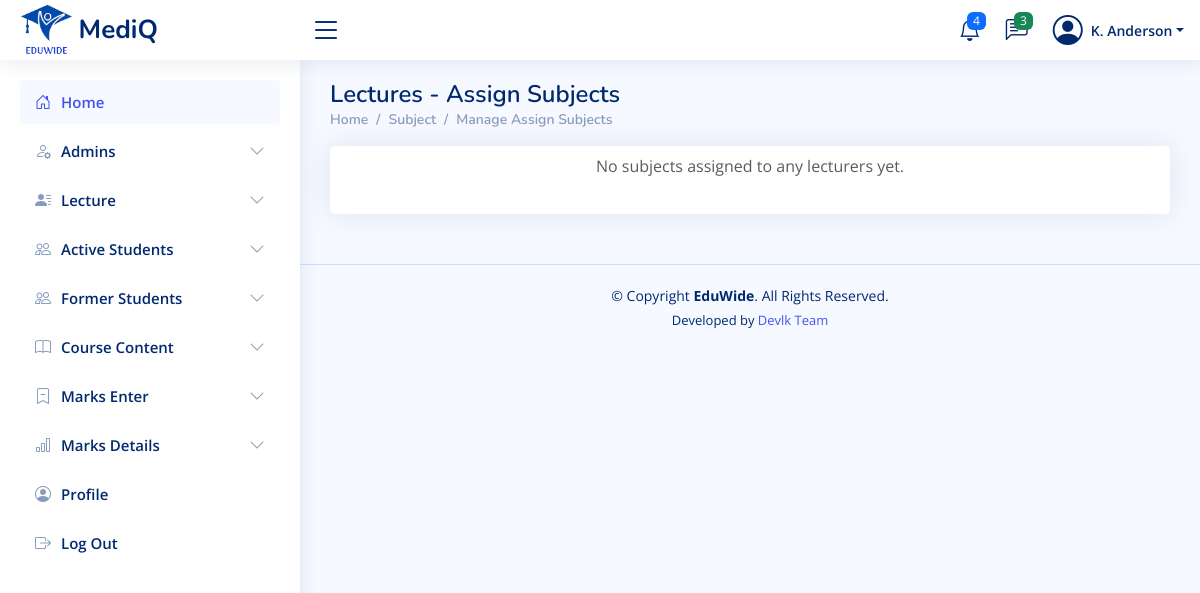
The page /admin/pages-assignments-manage.php (signed in) on the database as committed earlier.
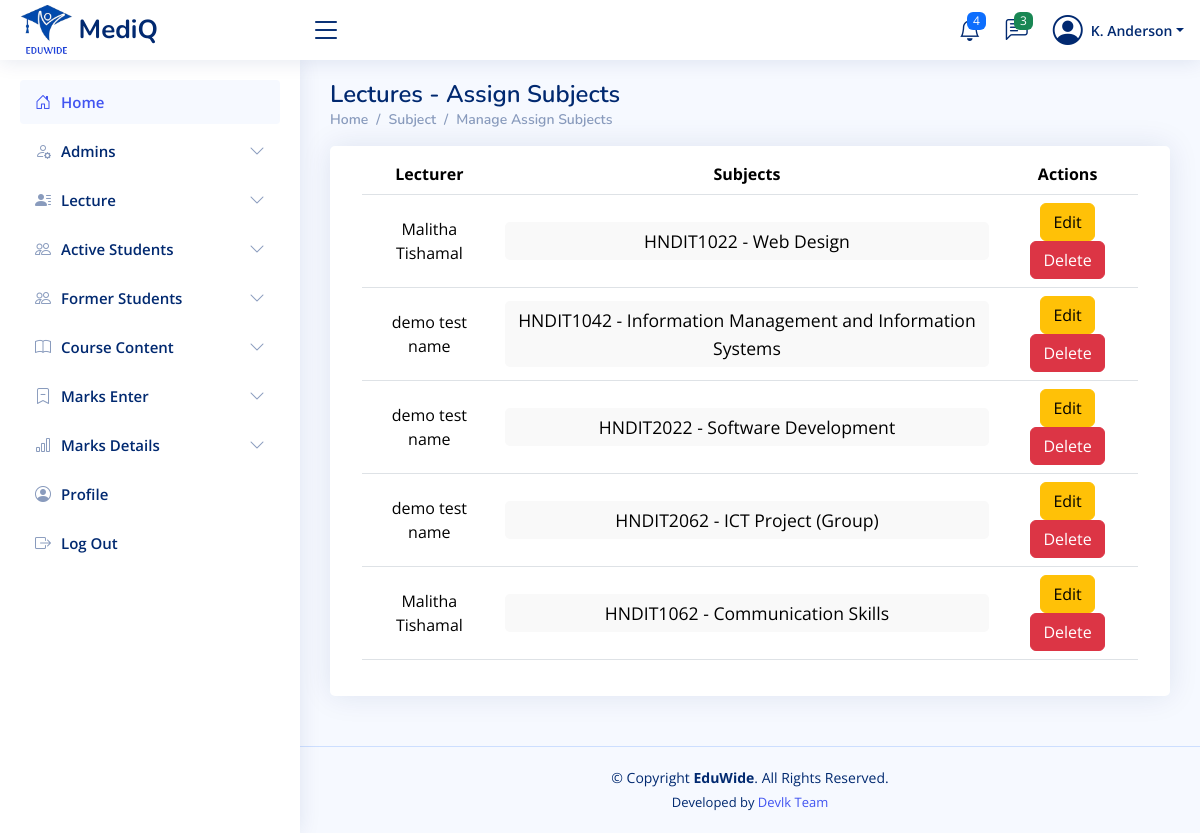
The same page on the database as committed later.
### tables this page shows
CREATE TABLE `lectures_assignment` (
  `id` int(11) NOT NULL,
  `lecturer_id` int(11) DEFAULT NULL,
  `subject_id` int(11) DEFAULT NULL
);

CREATE TABLE `lectures` (
  `id` int(11) NOT NULL,
  `username` varchar(255) NOT NULL,
  `nic` varchar(20) NOT NULL,
  `email` varchar(255) NOT NULL,
  `mobile` varchar(15) DEFAULT NULL,
  `linkedin` varchar(200) NOT NULL,
  `blog` varchar(200) NOT NULL,
  `github` varchar(200) NOT NULL,
  `facebook` varchar(200) NOT NULL,
  `password` varchar(255) NOT NULL,
  `profile_picture` varchar(255) DEFAULT 'uploads/profile_pictures/default.png',
  `created_at` timestamp NOT NULL DEFAULT current_timestamp(),
  `status` varchar(20) DEFAULT 'pending'
);

### admin/pages-assignments-manage.php (the view, shortened to what this page needs)
<?php
require_once '../includes/db-conn.php';
$query = "SELECT la.id as assignment_id,
                 la.lecturer_id,
                 la.subject_id,
                 l.username,
                 GROUP_CONCAT(s.code ORDER BY s.code) AS subject_codes,
                 GROUP_CONCAT(s.name ORDER BY s.name) AS subject_names
          FROM lectures_assignment la
          JOIN lectures l ON la.lecturer_id = l.id
          JOIN subjects s ON la.subject_id = s.id
          GROUP BY la.id";
$result = $conn->query($query);
?>
<!DOCTYPE html>
<html lang="en">
<head>
     <?php include_once("../includes/css-links-inc.php"); ?>
</head>
<body>
     <?php include_once("../includes/header.php") ?>
    <?php include_once("../includes/sadmin-sidebar.php") ?>
    <main id="main" class="main">
        <div class="pagetitle">
            <h1>Lectures - Assign Subjects</h1>
            <nav>
                <ol class="breadcrumb">
                    <li class="breadcrumb-item"><a href="index.html">Home</a></li>
                     <li class="breadcrumb-item"><a href="index.html">Subject</a></li>
                      <li class="breadcrumb-item"><a href="index.html"> Manage Assign Subjects</a></li>
                </ol>
            </nav>
        </div>
    <section class="section">
            <div class="row">
                <div class="col-lg-12">
                    <div class="card">
                        <div class="card-body">
                            <div class="container mt-2 mb-2">
                                <?php if ($result->num_rows > 0): ?>
                                    <table class="table datatable">
                                        <thead class="thead-light">
                                            <tr>
                                                <th>Lecturer</th>
                                                <th>Subjects</th>
                                                <th>Actions</th>
                                            </tr>
                                        </thead>
                                        <tbody>
                                            <?php while ($row = $result->fetch_assoc()): ?>
                                                <tr>
                                                    <td><?php echo htmlspecialchars($row['username']); ?></td>
                                                    <td class="subject-list">
                                                        <?php
                                                        $subject_codes = explode(',', $row['subject_codes']);
                                                        $subject_names = explode(',', $row['subject_names']);
                                                        $subjects = [];
                                                        for ($i = 0; $i < count($subject_codes); $i++) {
                                                            $subjects[] = "<div class='subject-item'>" . htmlspecialchars($subject_codes[$i]) . " - " . htmlspecialchars($subject_names[$i]) . "</div>";
                                                        }
                                                        echo implode('', $subjects);
                                                        ?>
                                                    </td>
                                                    <td>
                                                        <a href="edit_assignment.php?assignment_id=<?php echo $row['assignment_id']; ?>" class="btn btn-warning">Edit</a>
                                                        <a href="delete_assignment.php?assignment_id=<?php echo $row['assignment_id']; ?>" class="btn btn-danger" onclick="return confirm('Are you sure you want to delete this assignment?');">Delete</a>
                                                    </td>
                                                </tr>
                                            <?php endwhile; ?>
                                        </tbody>
                                    </table>
                                <?php else: ?>
                                    <p class="text-center text-muted">No subjects assigned to any lecturers yet.</p>
                                <?php endif; ?>
                            </div>
                        </div>
                    </div>
                </div>
            </div>
        </section>
    </main>
    <?php include_once("../includes/footer.php") ?>
</body>
</html>

Rows that differ between the two databases and show on the page:
added lectures_assignment: lecturer.username "Malitha Tishamal", i "HNDIT1022", i "Web Design"
added lectures_assignment: lecturer.username "demo test name", i "HNDIT1042", i "Information Management and Information Systems"
added lectures_assignment: lecturer.username "demo test name", i "HNDIT2022", i "Software Development"
added lectures_assignment: lecturer.username "demo test name", i "HNDIT2062", i "ICT Project (Group)"
added lectures_assignment: lecturer.username "Malitha Tishamal", i "HNDIT1062", i "Communication Skills"
Other text that changed with them:
text no longer shown: "No subjects assigned to any lecturers yet."
text now shown: "Lecturer Subjects Actions"
